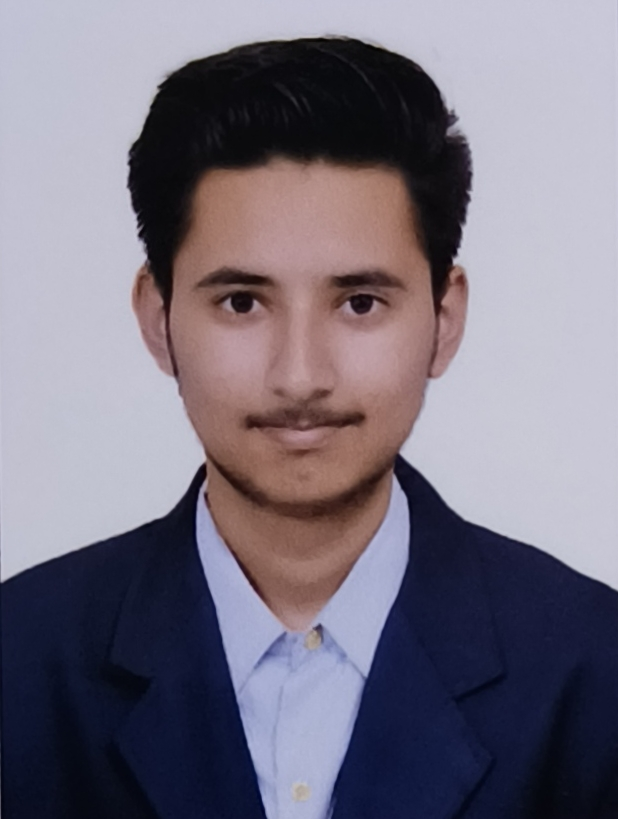
#> input picture Testing Images/Dp.pgm, 618 x 819 px, given in place of the camera
$ jupyter execute capture_face.ipynb
#> lines starting #> are read from the running program, lines starting #| are printed output that depends on the picture
[cell 1]
import cv2
import os

[cell 2]
dataset_path = "RealtimeDataset"

[cell 3]
user_name = input("Enter your name: ")
#> the answer given: Testing Images/Dp.pgm

[cell 4]
user_folder = os.path.join(dataset_path,user_name)
os.makedirs(user_folder,exist_ok=True)

[cell 5]
cap=cv2.VideoCapture(0)
face_cascade = cv2.CascadeClassifier(cv2.data.haarcascades + "haarcascade_frontalface_default.xml")

[cell 6]
image_count=0
max_count=10

[cell 7]
while image_count<max_count:
    ret,frame = cap.read()
#> frame is the input picture: shape (819, 618, 3); mean B, G, R 127.6, 113.7, 119.6
    if(not ret):
        break
    gray=cv2.cvtColor(frame,cv2.COLOR_BGR2GRAY)
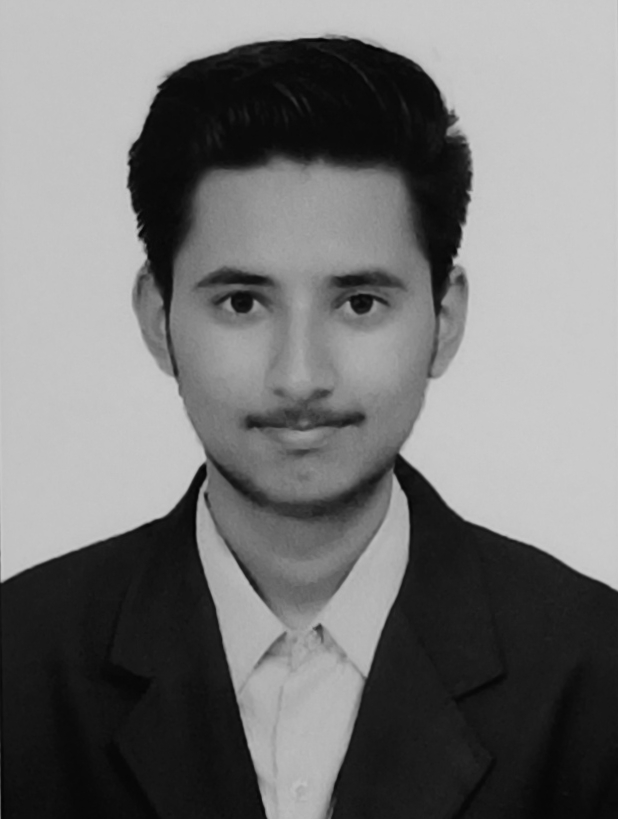
#> gray: shape (819, 618); min 3, max 206, mean 117
    faces = face_cascade.detectMultiScale(gray, scaleFactor=1.1, minNeighbors=5, minSize=(30, 30))
#> faces = [[119, 157, 367, 367]]

    for(x,y,w,h) in faces:
        face_roi = gray[y:y+h, x:x+w]
        face_resized = cv2.resize(face_roi, (100,100))
        cv2.imwrite(os.path.join(user_folder,f"{image_count}.jpg"),face_resized)
        image_count+=1
#> this loop made 1 pass
#> (x, y, w, h, image_count) on pass 1: (119, 157, 367, 367, 1)
#> pass 1, `face_roi = gray[y:y+h, x:x+w]`:
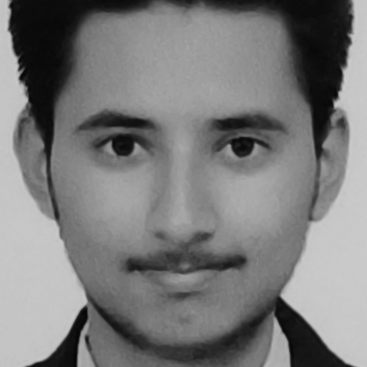
#> face_roi: shape (367, 367); min 5, max 203, mean 122.8
#> pass 1, `face_resized = cv2.resize(face_roi, (100,100))`:
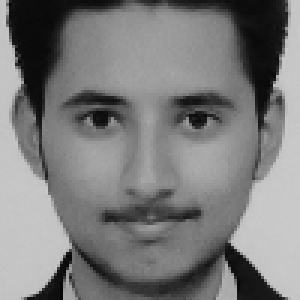
#> face_resized: shape (100, 100) (shown 3 times larger); min 6, max 202, mean 122.7
#> after the loop, image_count = 1

    cv2.imshow("Capturing Face",frame)
    if(cv2.waitKey(100) & 0xFF == ord('q')):
#> (key q is pressed here)
        break
cap.release()
cv2.destroyAllWindows()
print(f"Captured {image_count} images for {user_name}")
#| Captured 1 images for Testing Images/Dp.pgm

$ run again, on Testing Images/PS.pgm
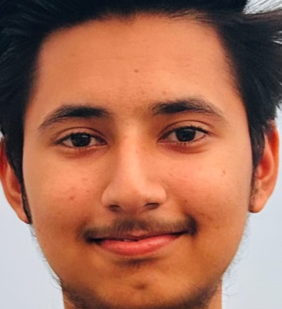
#> input picture Testing Images/PS.pgm, 282 x 309 px, given in place of the camera
#> frame is the input picture: shape (309, 282, 3); mean B, G, R 87.1, 109.2, 166
#> `gray=cv2.cvtColor(frame,cv2.COLOR_BGR2GRAY)`:
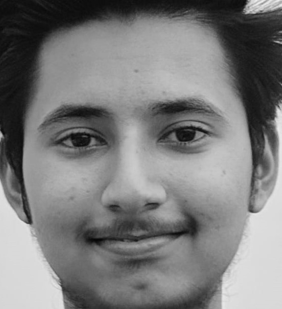
#> gray: shape (309, 282); min 6, max 236, mean 123.7
#> faces = [[12, 38, 243, 243]]
#> the loop `for(x,y,w,h) in faces:` made 1 pass
#> (x, y, w, h, image_count) on pass 1: (12, 38, 243, 243, 1)
#> pass 1, `face_roi = gray[y:y+h, x:x+w]`:
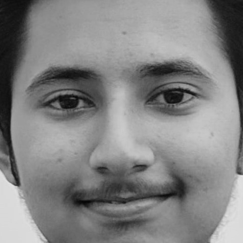
#> face_roi: shape (243, 243); min 6, max 227, mean 131.1
#> after the loop `for(x,y,w,h) in faces:`: image_count = 1
#| Captured 1 images for Testing Images/PS.pgm

$ run again, on Testing Images/Profile.pgm
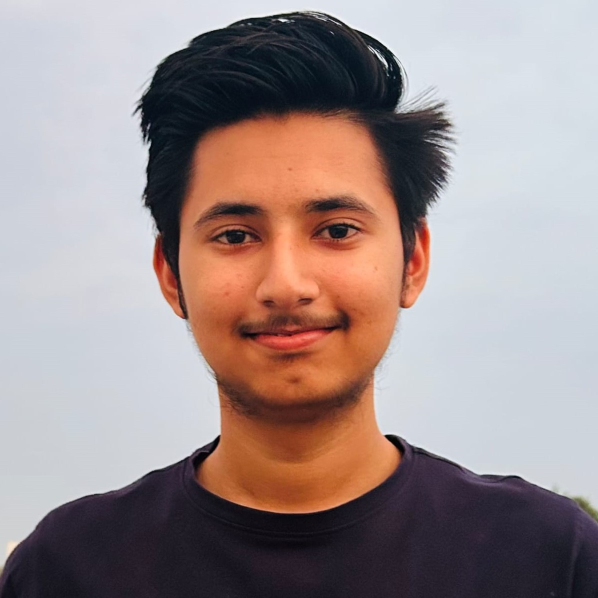
#> input picture Testing Images/Profile.pgm, 1196 x 1196 px, given in place of the camera (shown at 1/2 size)
#> frame is the input picture: shape (1196, 1196, 3); mean B, G, R 140.8, 141.6, 157.1
#> `gray=cv2.cvtColor(frame,cv2.COLOR_BGR2GRAY)`:
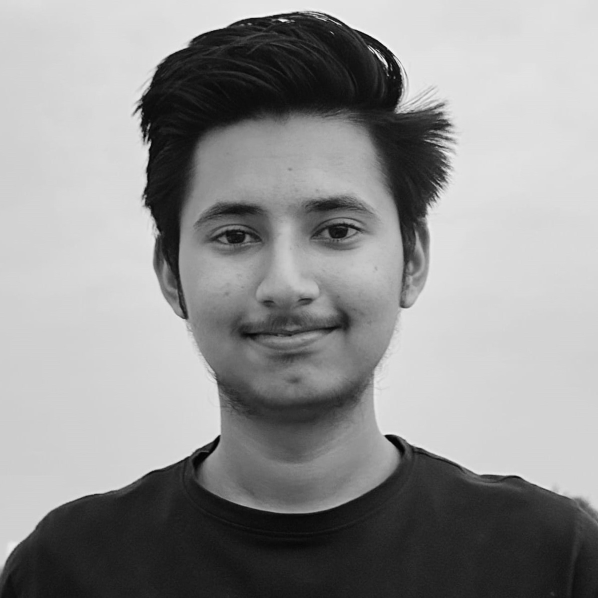
#> gray: shape (1196, 1196) (shown at 1/2 size); min 0, max 254, mean 146.2
#> faces = [[270, 220, 608, 608]]
#> the loop `for(x,y,w,h) in faces:` made 1 pass
#> (x, y, w, h, image_count) on pass 1: (270, 220, 608, 608, 1)
#> pass 1, `face_resized = cv2.resize(face_roi, (100,100))`:
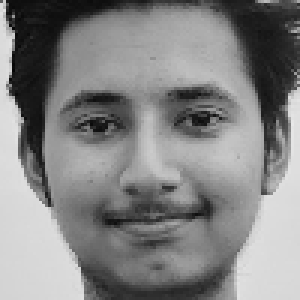
#> face_resized: shape (100, 100) (shown 3 times larger); min 6, max 232, mean 131.5
#> after the loop `for(x,y,w,h) in faces:`: image_count = 1
#| Captured 1 images for Testing Images/Profile.pgm
